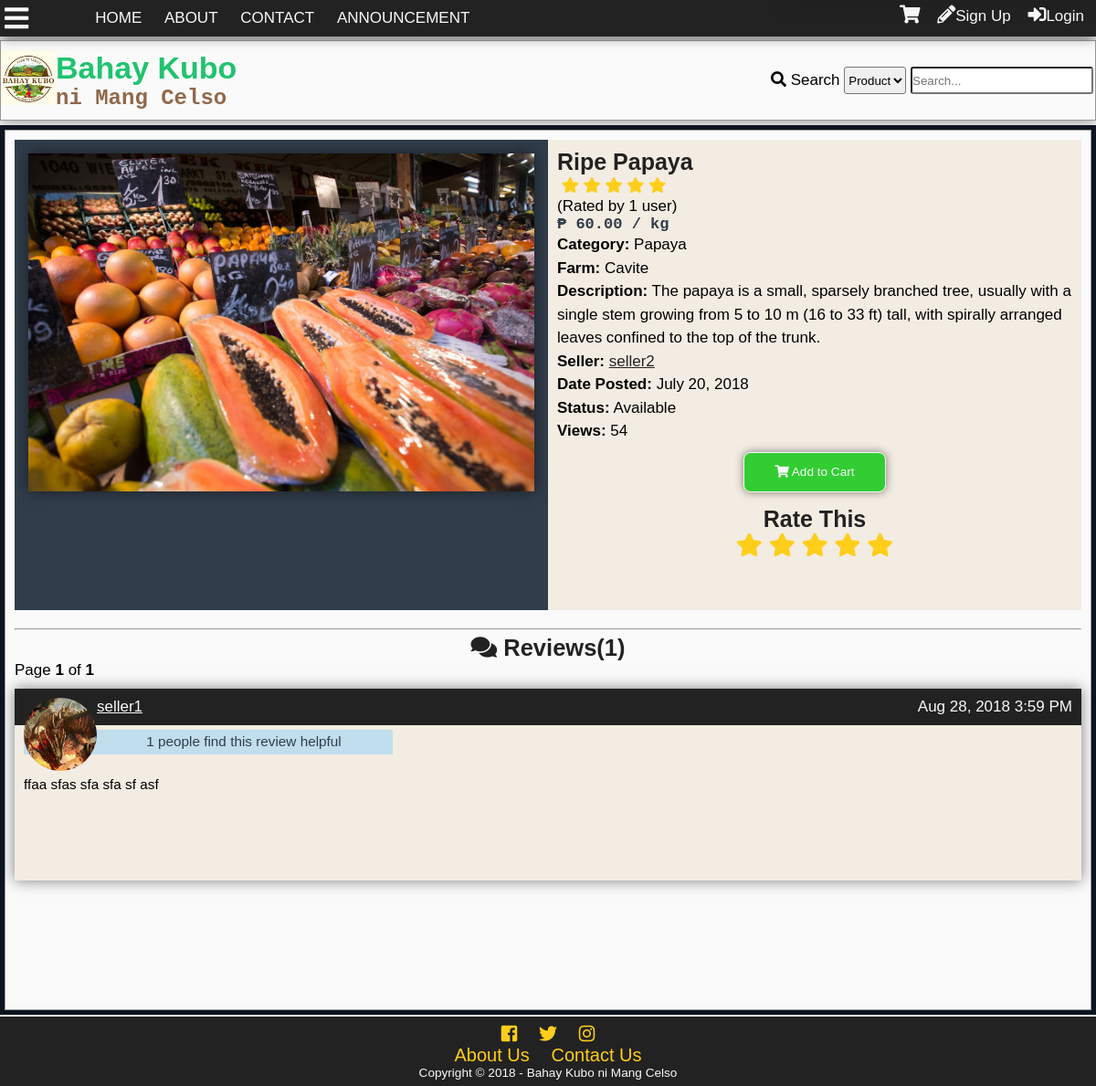
The page /product.php?id=4 on the database its author committed.
### tables this page shows
CREATE TABLE `tblproduct` (
  `productid` int(11) NOT NULL,
  `categoryid` int(11) NOT NULL,
  `productname` varchar(100) NOT NULL,
  `description` mediumtext NOT NULL,
  `farmid` int(11) NOT NULL,
  `userid` int(11) NOT NULL,
  `dateposted` datetime DEFAULT NULL,
  `price` decimal(10,2) NOT NULL,
  `img` varchar(200) NOT NULL,
  `view` int(11) NOT NULL,
  `rating` decimal(10,2) NOT NULL,
  `is_approved` tinyint(1) NOT NULL,
  `is_available` int(11) NOT NULL
);

CREATE TABLE `tblcategory` (
  `categoryid` int(11) NOT NULL,
  `category` varchar(100) NOT NULL,
  `status` int(11) NOT NULL,
  `low` decimal(10,2) NOT NULL,
  `high` decimal(10,2) NOT NULL,
  `prevailing` decimal(10,2) NOT NULL
);

CREATE TABLE `tblfarm` (
  `farmid` int(11) NOT NULL,
  `farmname` varchar(100) NOT NULL,
  `address` varchar(255) NOT NULL,
  `status` int(11) NOT NULL
);

CREATE TABLE `tbluser` (
  `userid` int(11) NOT NULL,
  `username` varchar(100) NOT NULL,
  `password` varchar(100) NOT NULL,
  `firstname` varchar(100) NOT NULL,
  `middlename` varchar(100) NOT NULL,
  `lastname` varchar(100) NOT NULL,
  `birthday` varchar(20) NOT NULL,
  `datecreated` timestamp NOT NULL DEFAULT '0000-00-00 00:00:00',
  `email` varchar(100) NOT NULL,
  `phone` varchar(100) NOT NULL,
  `location` varchar(255) NOT NULL,
  `usertypeid` int(11) NOT NULL,
  `access` int(11) NOT NULL,
  `imgpath` varchar(200) NOT NULL,
  `bio` text NOT NULL,
  `is_show_email` tinyint(1) NOT NULL,
  `gender` int(11) NOT NULL,
  `lastupdate` timestamp NOT NULL DEFAULT '0000-00-00 00:00:00',
  `lastonline` timestamp NOT NULL DEFAULT '0000-00-00 00:00:00',
  `profileviews` int(11) NOT NULL
);

CREATE TABLE `tblreviews` (
  `reviewid` int(11) NOT NULL,
  `review` text NOT NULL,
  `productid` int(11) NOT NULL,
  `userid` int(11) NOT NULL,
  `dateposted` datetime DEFAULT NULL,
  `likes` int(11) NOT NULL
);

### product.php (the view, shortened to what the rows shown need)
<?php
include'functions.php';
require_once'connection.php';
if(isset($_GET['id'])){
	$id = $_GET['id'];
}else{
	die('This page doesn\'t exist');
}
if(isset($_SESSION['id'])){
	$tuserid = $_SESSION['id'];
	$tusertype = $_SESSION['type'];
}else{
	$tuserid = 'none';
	$tusertype = 'none';
}
$sql = "SELECT productid,category, productname, description, farmname, username, t1.userid, dateposted, price, view, img, rating, is_approved, is_available, low, prevailing, high FROM tblproduct AS t1
LEFT JOIN tblcategory AS t2
	ON t1.categoryid = t2.categoryid
LEFT JOIN tbluser AS t3
	ON t1.userid = t3.userid
LEFT JOIN tblfarm AS t4
	ON t1.farmid = t4.farmid
WHERE productid='$id'";
$result = $conn->query($sql);
$row = $result->fetch_object();
if(!$row){
	die('This page doesn\'t exist');
}else{
	$id = $row->productid;
	$category = $row->category;
	$product = $row->productname;
	$desc = $row->description;
	$farm = $row->farmname;
	$userid = $row->userid;
	$user = $row->username;
	$date = date('F j, Y',strtotime($row->dateposted));
	$price = $row->price;
	$view = $row->view;
	$img = $row->img;
	$ProductRating = $row->rating;
	$approved = $row->is_approved;
	$available = $row->is_available;
	if($available == 1){
		$available = 'Available';
	}else{
		if($userid!=$tuserid AND $tusertype!=4){
			die('This product is not available.');
		}else{
			$available = 'Not Available';
		}
	}
}
$sql="SELECT ratingid FROM tblrating WHERE productid='$id' ";
$result = $conn->query($sql);
$votercount = $result->num_rows;
?>
<!DOCTYPE html>
<html lang="en">
<head>
  	<link rel="stylesheet" href="css/style.css">
  	<link rel="stylesheet" href="css/fontawesome-all.css">
</head>
<body onscroll="scrollOpacity()">
	<div class="main-container">
	<?php
		addheader();
	?>
	<div class="other-content">
		<div class="product-grid">
			<div class="product-main-left">
				<div class="product-image-wrap">
					<img src="<?php echo $img ?>">
				</div>
				<div class="product-main-content">
					<h1><?php echo $product; ?></h1>
					<?php starsystem($ProductRating);
					echo '<p>(Rated by '.number_format($votercount);
					if($votercount==1){
						echo ' user';
					}else{
					 echo ' users';
					}
					echo')</p>'?>
					<p class="product-price">₱ <?php echo $price; ?> / kg</p>
					<ul>
						<li><b>Category:</b> <?php echo $category;?></li>
						<li><b>Farm:</b> <?php echo $farm ?></li>
						<li><b>Description:</b> <?php echo $desc;?></li>
						<li><b>Seller:</b> <a href="profile.php?id=<?php echo $userid; ?>" class="black"> <?php echo $user; ?></a></li>
						<li><b>Date Posted:</b> <?php echo $date?></li>
						<li><b>Status:</b> <?php echo $available?></li>
						<li><b>Views:</b>
							<?php
							if(isset($_SESSION['id'])){
								 if($_SESSION['id']==$userid){
								 	echo number_format($view);
								 }else{
								 	echo number_format($view+1);
								 }
							 }else{
								 echo number_format($view+1);
							 }
							 ?>
						</li>
					</ul>
<?php
	if($available != 'Not Available' AND $approved != 0){
		echo'<div class="add-to-cart" value="'. $id.'" onclick="addThistoCart(this)"><i class="fas fa-shopping-cart"></i> Add to Cart
						</div>';
	}
	if(isset($_SESSION['id'])){
	$myid = $_SESSION['id'];
	$sql="SELECT rating FROM tblrating WHERE userid='$myid' AND productid='$id'";
	$result = $conn->query($sql);
	if(!$result->num_rows){
	echo'<div id="rate-this" onmouseleave="starLeave()">
		<h1>Rate This</h1>
		<i id="star1" class="fas fa-star" onmouseover="star1hover()" onclick="clickstar(this)" value="'.$_SESSION['id'].'" name="'.$_GET['id'].'" rating="1"></i>
		<i id="star2" class="fas fa-star" onmouseover="star2hover()" onclick="clickstar(this)" value="'.$_SESSION['id'].'" name="'.$_GET['id'].'" rating="2"></i>
		<i id="star3" class="fas fa-star" onmouseover="star3hover()" onclick="clickstar(this)" value="'.$_SESSION['id'].'" name="'.$_GET['id'].'" rating="3"></i>
		<i id="star4" class="fas fa-star" onmouseover="star4hover()" onclick="clickstar(this)" value="'.$_SESSION['id'].'" name="'.$_GET['id'].'" rating="4"></i>
		<i id="star5" class="fas fa-star" onmouseover="star5hover()" onclick="clickstar(this)" value="'.$_SESSION['id'].'" name="'.$_GET['id'].'" rating="5"></i>
	</div>';
	}else{
		$fetch = $result->fetch_object();
		$rating = $fetch->rating;
		echo'<div id="rate-this" onmouseleave="starLeave()">';
		if($rating == 1){
			$string='Star';
		}else{
			$string='Stars';
		}
		echo'<p>You rated this <br>'.$rating.' '.$string.'</p>
		<i id="star1" class="fas fa-star" onmouseover="star1hover()" onclick="updatestar(this)" value="'.$_SESSION['id'].'" name="'.$_GET['id'].'" rating="1"></i>
		<i id="star2" class="fas fa-star" onmouseover="star2hover()" onclick="updatestar(this)" value="'.$_SESSION['id'].'" name="'.$_GET['id'].'" rating="2"></i>
		<i id="star3" class="fas fa-star" onmouseover="star3hover()" onclick="updatestar(this)" value="'.$_SESSION['id'].'" name="'.$_GET['id'].'" rating="3"></i>
		<i id="star4" class="fas fa-star" onmouseover="star4hover()" onclick="updatestar(this)" value="'.$_SESSION['id'].'" name="'.$_GET['id'].'" rating="4"></i>
		<i id="star5" class="fas fa-star" onmouseover="star5hover()" onclick="updatestar(this)" value="'.$_SESSION['id'].'" name="'.$_GET['id'].'" rating="5"></i>
		</div>';
	}
}else{
	echo'<div id="rate-this" onmouseleave="starLeave()" onclick="showLogin()">
		<h1>Rate This</h1>
		<i id="star1" class="fas fa-star" onmouseover="star1hover()"></i>
		<i id="star2" class="fas fa-star" onmouseover="star2hover()"></i>
		<i id="star3" class="fas fa-star" onmouseover="star3hover()"></i>
		<i id="star4" class="fas fa-star" onmouseover="star4hover()"></i>
		<i id="star5" class="fas fa-star" onmouseover="star5hover()"></i>
	</div>';
}
?>
				</div>
				<div class="product-reviews">
					<br><hr>
					<div id="reviews">
<?php
$sql="SELECT reviewid FROM tblreviews WHERE productid='$id'";
$result=$conn->query($sql);
$rows=$result->num_rows;
$page_rows = 10;
$last = ceil($rows/$page_rows);
$pagenum = 1;
$limit = 'LIMIT ' .($pagenum - 1) * $page_rows .',' .$page_rows;
$sql = "SELECT t1.userid, reviewid, review, username, imgpath, dateposted, likes
FROM tblreviews AS t1
LEFT JOIN tbluser AS t2
	ON t1.userid = t2.userid
WHERE productid='$id'
ORDER BY likes DESC $limit";
$result = $conn->query($sql);
$textline1 = "<i class='fas fa-comments'></i> Reviews(<b>".number_format($rows)."</b>)";
$textline2 = "Page <b>$pagenum</b> of <b>$last</b>";
$paginationCtrls = '';
 echo'<h2>  '.$textline1.'</h2>
  <p>  '.$textline2.' </p>
  <div id="pagination_controls"> '.$paginationCtrls.'</div>';
while($row = $result->fetch_object()){
	$Ruserid = $row->userid;
	$review = $row->review;
	$Rusername = $row->username;
	$Rimg = $row->imgpath;
	$Rdate = $row->dateposted;
	$likes = $row->likes;
	echo'<div class="review-list">
	<div class="review-header">
	<a href="profile.php?id='.$Ruserid.'">
	<div class="review-tn">
		<img src="'.$Rimg.'">
	</div>
	<span class="white">'.$Rusername.'</span></a>
	<span class="review-date">'.date('M j, Y g:i A',strtotime($Rdate)).'</span>
	</div>
	<p class="find-this-helpful">'.number_format($likes).' people find this review helpful</p>
	<p>'.nl2br(createlink($review)).'</p>';
	echo'</div>';
}
?>
					</div>
				</div>
			</div>
		</div>
	</div>
	</div>
</body>
</html>

### functions.php (shortened to what the rows shown need)
<?php
function addheader(){
	echo'<header id="main-header">
			<div class="grid-header">
				<div class="box1">
					<a href="index.php">
						<div class="logo">
							<img src="img/logo.jpg">
						</div>
						<div id="header-text">
						<h1 id="first-text">Bahay Kubo</h1><br>
							<h2 id="second-text"> ni Mang Celso</h2>
						</div>
					</a>
				</div>
				<div class="box2">';
				echo'</div>
				<div class="modal2">
				</div>
				<div id="search-dropdown">
				</div>
			</div>
		</header>
		<div class="subheader">
			<div class="subgrid">
				<div class="svg">
					<p class="open-slide" onclick="openSlideMenu()">
						<i class="fas fa-bars"></i>
					</p>
				</div>
				<div class="nav">
					<a id="Home" href="index.php">HOME</a>
					<a id="Home" href="about.php">ABOUT</a>
					<a id="Home" href="contact.php">CONTACT</a>
					<a id="Home" href="announcement.php">ANNOUNCEMENT</a>
				</div>
				<div class="profile-grid">';
				echo'</div>
			</div>
		</div>
	';
}
function createlink($string){
$url = '~(?:(https?)://([^\s<]+)|(www\.[^\s<]+?\.[^\s<]+))(?<![\.,:])~i';
$string = preg_replace($url, '<a href="$0" target="_blank" title="$0">$0</a>', $string);
return $string;
}
function starsystem($percent){
	echo'<div class="star-system" title="'.$percent.'% rating">';
	if($percent>=98){
	echo'
		<i class="fas fa-star"></i>
		<i class="fas fa-star"></i>
		<i class="fas fa-star"></i>
		<i class="fas fa-star"></i>
		<i class="fas fa-star"></i>
	';
	}else if($percent>=85 & $percent<98){
	echo'
		<i class="fas fa-star"></i>
		<i class="fas fa-star"></i>
		<i class="fas fa-star"></i>
		<i class="fas fa-star"></i>
		<i class="fas fa-star-half"></i>
	';
	}else if($percent>=75 & $percent<85){
	echo'
		<i class="fas fa-star"></i>
		<i class="fas fa-star"></i>
		<i class="fas fa-star"></i>
		<i class="fas fa-star"></i>
		<i class="far fa-star"></i>
	';
	}else if($percent>=65 & $percent<75){
	echo'
		<i class="fas fa-star"></i>
		<i class="fas fa-star"></i>
		<i class="fas fa-star"></i>
		<i class="fas fa-star-half"></i>
		<i class="far fa-star"></i>
	';
	}else if($percent>=55 & $percent<65){
	echo'
		<i class="fas fa-star"></i>
		<i class="fas fa-star"></i>
		<i class="fas fa-star"></i>
		<i class="far fa-star"></i>
		<i class="far fa-star"></i>
	';
	}else if($percent>=45 & $percent<55){
	echo'
		<i class="fas fa-star"></i>
		<i class="fas fa-star"></i>
		<i class="fas fa-star-half"></i>
		<i class="far fa-star"></i>
		<i class="far fa-star"></i>
	';
	}else if($percent>=35 & $percent<45){
	echo'
		<i class="fas fa-star"></i>
		<i class="fas fa-star"></i>
		<i class="far fa-star"></i>
		<i class="far fa-star"></i>
		<i class="far fa-star"></i>
	';
	}else if($percent>=25 & $percent<35){
	echo'
		<i class="fas fa-star"></i>
		<i class="fas fa-star-half"></i>
		<i class="far fa-star"></i>
		<i class="far fa-star"></i>
		<i class="far fa-star"></i>
	';
	}else if($percent>=15 & $percent<25){
	echo'
		<i class="fas fa-star"></i>
		<i class="far fa-star"></i>
		<i class="far fa-star"></i>
		<i class="far fa-star"></i>
		<i class="far fa-star"></i>
	';
	}else if($percent>=4 & $percent<15){
	echo'
		<i class="fas fa-star-half"></i>
		<i class="far fa-star"></i>
		<i class="far fa-star"></i>
		<i class="far fa-star"></i>
		<i class="far fa-star"></i>
	';
	}else if($percent<4){
	echo'
		<i class="far fa-star"></i>
		<i class="far fa-star"></i>
		<i class="far fa-star"></i>
		<i class="far fa-star"></i>
		<i class="far fa-star"></i>
	';
	}
	echo'</div>';
}

### rows shown on the page
tblproduct: img (picture), productname "Ripe Papaya", price "60.00", categoryid.category "Papaya", farmid.farmname "Cavite", description "The papaya is a small, sparsely branched tree, usually with a single stem growing from 5 to 10 m (16 to 33 ft) tall, with spirally arranged leaves confined to the top of the trunk.", userid.username "seller2", dateposted "July 20, 2018", is_available "Available", $view+1 "54"
tblreviews: userid.imgpath (picture), userid.username "seller1", dateposted "Aug 28, 2018 3:59 PM", likes "1", review "ffaa sfas sfa sfa sf asf"

### other values the page prints
$votercount "1"
$rows "1"
$pagenum "1"
$last "1"
